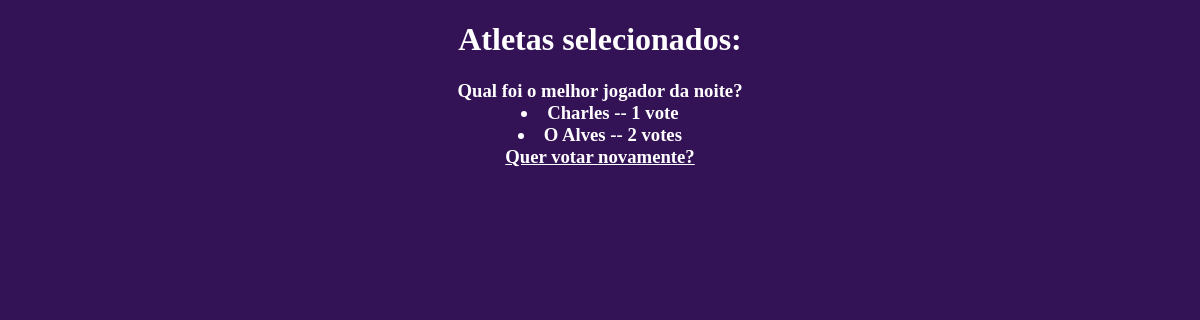
Before: /polls/1/results/ with the older database file.
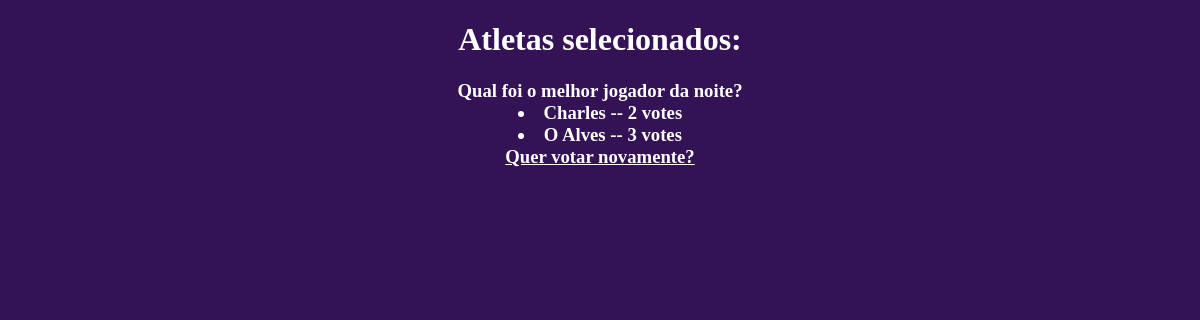
After: the same page with the newer database file.
### polls/models.py (models this page shows, shortened)
class Choice(models.Model):
    question = models.ForeignKey(Question, on_delete=models.CASCADE)
    choice_text = models.CharField(max_length=200)
    votes = models.IntegerField(default=0)

### polls/views.py (the view)
# urls.py: path('<int:pk>/results/', views.ResultsView.as_view(), name='results'),
class ResultsView(generic.DetailView):
    model = Question
    template_name = 'polls/results.html'

### polls/templates/polls/results.html (shortened to what this page needs)
{% load static %}
<!DOCTYPE html>
<html lang="pt-br">
<head>
    <link rel="stylesheet" href="{% static 'polls/css/style.css' %}">
</head>
<body>
    <center>
    <h1>Atletas selecionados:</h1>
    <h3>
    {{ question.question_text }}
    {% for choice in question.choice_set.all %}
        <li>{{ choice.choice_text }} -- {{ choice.votes }} vote{{ choice.votes|pluralize }}</li>
    {% endfor %}
    <a href="{% url 'polls:detail' question.id %}">Quer votar novamente?</a>
    </h3>
    </center>
</body>
</html>

Changed rows visible on the page:
changed Choice "Charles": votes "1" → "2"
changed Choice "O Alves": votes "2" → "3"
